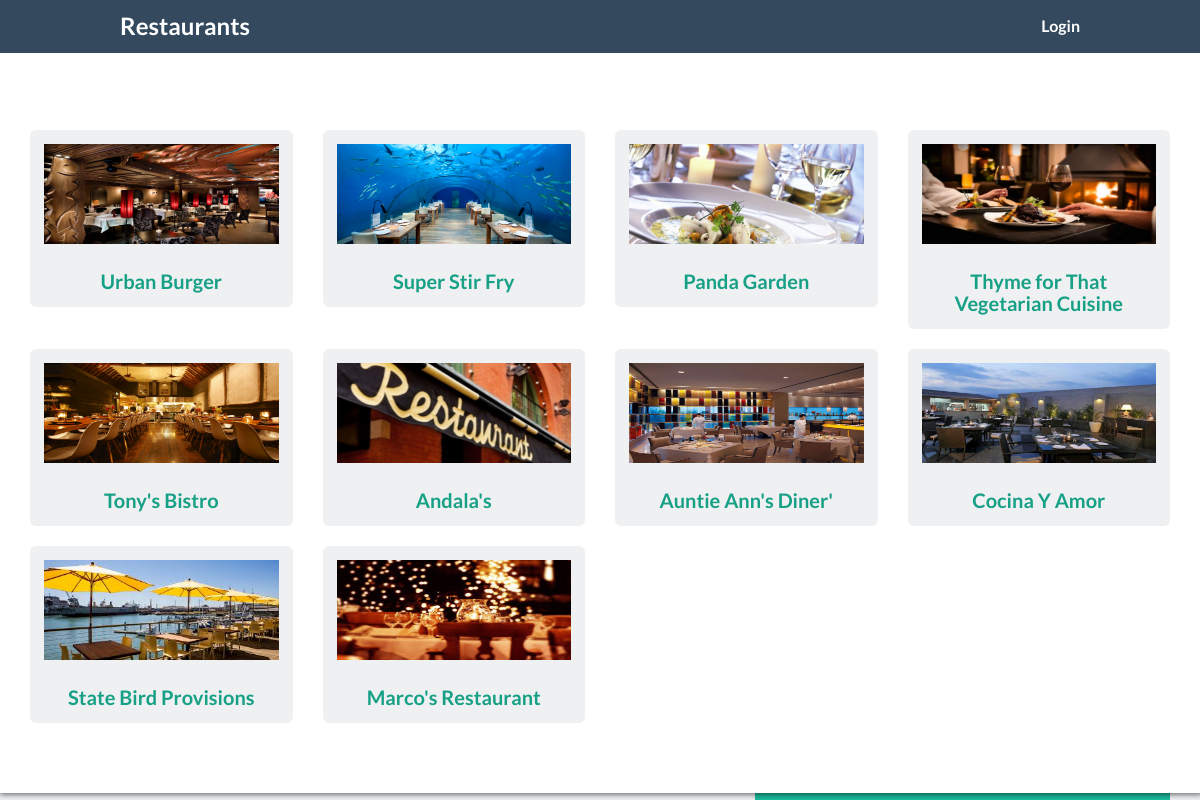
The app's page /restaurants with its own data.
### restaurantApp/persistence/database_setup.py (models this page shows, shortened)
class Restaurant(Base):
	__tablename__ = 'restaurant'
	id = Column( Integer, primary_key = True )
	name = Column( String(260), nullable = False )
	user_id = Column( Integer, ForeignKey('user.id') )
	picture = Column( String(1000), nullable = True, default='default.jpg')
	user = relationship(User)

### restaurantApp/router/views.py (the view)
@app.route('/')
@app.route("/restaurants")
def showRestaurants():
    user = userData.getCurrentUserInfo()
    restaurants = db.getAllRestaurants()
    return render_template(
        'restaurants.html',
        filesPath = filesHandler.getFilesFolder(),
        restaurants = list(restaurants),
        username = user['name'],
        user_id = user['id'],
        user_picture = user['picture']
    )

### restaurantApp/helpers/filesHandler.py (called while the page is built)
def getFilesFolder():
	return os.path.join( config.data["read_folder"] )

### restaurantApp/persistence/data_access.py (called while the page is built)
def connect(database='sqlite:///restaurantmenu.db'):
    try:
        engine = create_engine(database)
        Base.metadata.bind = engine
        DBSession = sessionmaker( bind = engine )
        session = DBSession()
        return session
    except:
        print("Error: Connection failed")

def closeConnection(session):
    session.close()

def getAllRestaurants():
    session = connect()
    restaurants = session.query(Restaurant).all()
    closeConnection(session)
    return restaurants

### restaurantApp/session/storage.py (called while the page is built)
def get(key):
    if key in session:
        return session[key]
    return None

### restaurantApp/session/userData.py (called while the page is built)
def getCurrentUserInfo():
    return {
        'id' : session.get('user_id'),
        'name' : session.get('username'),
        'picture' : session.get('picture'),
        'email' : session.get('email'),
    }

### restaurantApp/templates/restaurants.html (shortened to what this page needs)
<!DOCTYPE html>
<html>
	<head>
		<link rel="stylesheet" href="{{ url_for('static', filename='vendor/bootstrap-3.3.5-dist/css/bootstrap.min.css') }}">
		<link rel="stylesheet" href="{{ url_for('static', filename='vendor/Flat-UI/css/flat-ui.min.css') }}">
		<link rel="stylesheet" href="{{ url_for('static', filename='css/styles.css') }}">
	</head>
	</body>
		<header class="header clearfix">
			<nav class="navbar navbar-inverse navbar-fixed-top" role="navigation">
				<div class="navbar-header">
					<a class="navbar-brand" href="#">Restaurants</a>
				</div>
				<div class="collapse navbar-collapse" id="navbar-collapse-01">
					<ul class="nav navbar-nav navbar-right">
						{% if username %}
						<li class="dropdown">
							<a href="#" class="dropdown-toggle" data-toggle="dropdown">
								{% if user_picture %}
									<img src="{{user_picture}}" alt="{{ username }}">
								{% endif %}
								{{ username }}
								<b class="caret"></b>
							</a>
							<span class="dropdown-arrow"></span>
							<ul class="dropdown-menu">
								<li><a href='{{ url_for('disconnect') }}'>Logout</a></li>
							</ul>
						</li>
						{% else %}
						<li>
							<a href='{{ url_for('showLogin') }}'>Login</a>
						</li>
						{% endif %}
					</ul>
				</div>
			</nav>
		</header>
		<main class="container">
			<div class="container-fluid">
				{% if restaurants|length > 0 %}
					<section class="row">
						{% for restaurant in restaurants %}
							<div class="col-md-3 col-sm-6 col-xs-12">
								<div class="tile restaurant">
									<a href='{{url_for('showmenu', restaurant_id = restaurant.id) }}'>
										<img class="tile-image" src="{{filesPath}}/{{restaurant.picture}}" alt="{{restaurant.name}}">
										<h3 class="tile-title">{{restaurant.name}}</h3>
									</a>
								</div>
							</div>
							{% if loop.index is divisibleby 4 %}
								<div class="clearfix visible-md-block visible-lg-block"></div>
							{% endif %}
						{% endfor %}
					</section>
				{% else %}
					<h4>There are no restaurants to display! </h4> <p>Start by creating a <a href='{{url_for('newRestaurant') }}'>new restaurant</a> .</p>
					<br>
					<br>
					<br>
				{% endif %}
			</div>
		</main>
		<footer>
			<div class="container">
				<div class="row">
					<div class="col-xs-7">
						<h3 class="footer-title">About Restaurant app</h3>
						<p>
						</p>
					</div>
					<div class="col-xs-5 hidden-xs">
						<div class="footer-banner">
						<h3 class="footer-title">Contacts</h3>
							<ul>
								<li><strong>email:</strong> <span>mpires@leya.com</span></li>
							</ul>
						</div>
					</div>
				</div>
			</div>
		</footer>
	</body>
</html>

### restaurantApp/static/css/styles.css (style rules this page uses)
main.container { position: absolute; top: 0; min-height: 95%; width: 100%; z-index: 1; margin-bottom: 315px; -webkit-box-shadow: 1px 1px 5px 1px rgba(0,0,0,.5); box-shadow: 1px 1px 5px 1px rgba(0,0,0,.5); }
main:not(.login-wrapper) { background-color: #fff; padding-top : 130px; padding-bottom : 50px; }
.navbar { padding: 0 10%; }
.navbar-brand { padding: 14px 0; margin: 0; }
.container-fluid { max-width: 1200px; }
.tile-image { max-width : 100%; min-width : 100%; margin-top : 0; box-sizing : border-box; background : #CCC url(../img/default.jpg) center center no-repeat!important; text-indent: -9999px; background-size: cover; color: transparent!important; -webkit-appearance: none!important; }
footer { position: fixed; width: 100%; bottom: 0; border-top: 1px solid; min-height: 310px; }
footer .container { margin: 0 auto; }
.restaurant { min-width: 200px; max-width: 450px; margin-left: auto; margin-right: auto; }

### records on screen
Restaurant: picture (picture), name "Urban Burger"
Restaurant: picture (picture), name "Super Stir Fry"
Restaurant: picture (picture), name "Panda Garden"
Restaurant: picture (picture), name "Thyme for That Vegetarian Cuisine"
Restaurant: picture (picture), name "Tony's Bistro"
Restaurant: picture (picture), name "Andala's"
Restaurant: picture (picture), name "Auntie Ann's Diner'"
Restaurant: picture (picture), name "Cocina Y Amor"
Restaurant: picture (picture), name "State Bird Provisions"
Restaurant: picture (picture), name "Marco's Restaurant"
